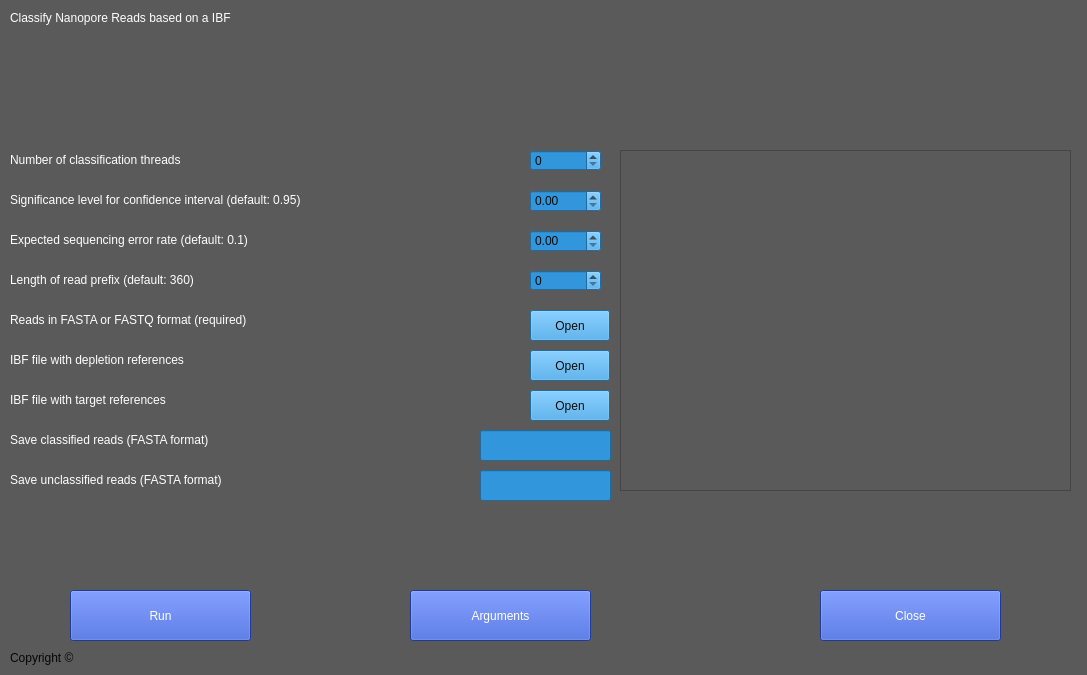
<?xml version="1.0" encoding="UTF-8"?>
<ui version="4.0">
 <class>Classify_mainwindow</class>
 <widget class="QDialog" name="Classify_mainwindow">
  <property name="geometry">
   <rect>
    <x>0</x>
    <y>0</y>
    <width>1087</width>
    <height>675</height>
   </rect>
  </property>
  <property name="maximumSize">
   <size>
    <width>1087</width>
    <height>675</height>
   </size>
  </property>
  <property name="font">
   <font>
    <weight>50</weight>
    <bold>false</bold>
   </font>
  </property>
  <property name="cursor">
   <cursorShape>ArrowCursor</cursorShape>
  </property>
  <property name="mouseTracking">
   <bool>false</bool>
  </property>
  <property name="tabletTracking">
   <bool>false</bool>
  </property>
  <property name="focusPolicy">
   <enum>Qt::NoFocus</enum>
  </property>
  <property name="windowTitle">
   <string>Dialog</string>
  </property>
  <property name="autoFillBackground">
   <bool>false</bool>
  </property>
  <property name="styleSheet">
   <string notr="true">background-color: rgb(90, 90, 90);</string>
  </property>
  <widget class="QLabel" name="label_2">
   <property name="geometry">
    <rect>
     <x>10</x>
     <y>650</y>
     <width>941</width>
     <height>16</height>
    </rect>
   </property>
   <property name="styleSheet">
    <string notr="true">color:rgb(6, 6, 6)</string>
   </property>
   <property name="text">
    <string>Copyright ©</string>
   </property>
  </widget>
  <widget class="QPushButton" name="pushButton_2">
   <property name="geometry">
    <rect>
     <x>1380</x>
     <y>460</y>
     <width>151</width>
     <height>31</height>
    </rect>
   </property>
   <property name="styleSheet">
    <string notr="true">background-color: rgb(46, 81, 204);
color: rgb(255, 255, 255);
font: 75 10pt &quot;MS Shell Dlg 2&quot;;
border-color: rgb(170, 255, 0);</string>
   </property>
   <property name="text">
    <string>Close</string>
   </property>
  </widget>
  <widget class="QPushButton" name="pushButton">
   <property name="geometry">
    <rect>
     <x>1160</x>
     <y>640</y>
     <width>151</width>
     <height>31</height>
    </rect>
   </property>
   <property name="styleSheet">
    <string notr="true">background-color: rgb(46, 81, 204);
color: rgb(255, 255, 255);
font: 75 10pt &quot;MS Shell Dlg 2&quot;;
border-color: rgb(170, 255, 0);</string>
   </property>
   <property name="text">
    <string>Close</string>
   </property>
  </widget>
  <widget class="QLabel" name="label">
   <property name="geometry">
    <rect>
     <x>10</x>
     <y>10</y>
     <width>371</width>
     <height>16</height>
    </rect>
   </property>
   <property name="styleSheet">
    <string notr="true">font: 10pt &quot;MS Shell Dlg 2&quot;;
color:rgb(255, 255, 255)</string>
   </property>
   <property name="text">
    <string>Classify Nanopore Reads based on a IBF</string>
   </property>
  </widget>
  <widget class="QPushButton" name="pushButton_3">
   <property name="geometry">
    <rect>
     <x>820</x>
     <y>590</y>
     <width>181</width>
     <height>51</height>
    </rect>
   </property>
   <property name="styleSheet">
    <string notr="true">background-color: rgb(46, 81, 204);
color: rgb(255, 255, 255);
font: 75 10pt &quot;MS Shell Dlg 2&quot;;
border-color: rgb(170, 255, 0);</string>
   </property>
   <property name="text">
    <string>Close</string>
   </property>
  </widget>
  <widget class="QSpinBox" name="spinBox_3">
   <property name="geometry">
    <rect>
     <x>530</x>
     <y>270</y>
     <width>71</width>
     <height>21</height>
    </rect>
   </property>
   <property name="styleSheet">
    <string notr="true">color: rgb(11, 11, 11);
background-color: rgb(50, 150, 220);</string>
   </property>
   <property name="maximum">
    <number>100000000</number>
   </property>
  </widget>
  <widget class="QPushButton" name="pushButton_4">
   <property name="geometry">
    <rect>
     <x>70</x>
     <y>590</y>
     <width>181</width>
     <height>51</height>
    </rect>
   </property>
   <property name="styleSheet">
    <string notr="true">background-color: rgb(46, 81, 204);
color: rgb(255, 255, 255);
font: 75 10pt &quot;MS Shell Dlg 2&quot;;
border-color: rgb(170, 255, 0);</string>
   </property>
   <property name="text">
    <string>Run</string>
   </property>
  </widget>
  <widget class="QLabel" name="label_5">
   <property name="geometry">
    <rect>
     <x>10</x>
     <y>270</y>
     <width>461</width>
     <height>20</height>
    </rect>
   </property>
   <property name="styleSheet">
    <string notr="true">color: rgb(255, 255, 255);
font: 75 10pt &quot;MS Shell Dlg 2&quot;;</string>
   </property>
   <property name="text">
    <string>Length of read prefix (default: 360)</string>
   </property>
  </widget>
  <widget class="QLabel" name="label_8">
   <property name="geometry">
    <rect>
     <x>10</x>
     <y>350</y>
     <width>461</width>
     <height>20</height>
    </rect>
   </property>
   <property name="styleSheet">
    <string notr="true">color: rgb(255, 255, 255);
font: 75 10pt &quot;MS Shell Dlg 2&quot;;</string>
   </property>
   <property name="text">
    <string>IBF file with depletion references</string>
   </property>
  </widget>
  <widget class="QPushButton" name="pushButton_5">
   <property name="geometry">
    <rect>
     <x>530</x>
     <y>350</y>
     <width>80</width>
     <height>31</height>
    </rect>
   </property>
   <property name="styleSheet">
    <string notr="true">color: rgb(11, 11, 11);
background-color: rgb(50, 150, 220);
font: 75 10pt &quot;MS Shell Dlg 2&quot;;</string>
   </property>
   <property name="text">
    <string>Open</string>
   </property>
  </widget>
  <widget class="QLabel" name="label_3">
   <property name="geometry">
    <rect>
     <x>10</x>
     <y>190</y>
     <width>511</width>
     <height>20</height>
    </rect>
   </property>
   <property name="styleSheet">
    <string notr="true">color: rgb(255, 255, 255);
font: 75 10pt &quot;MS Shell Dlg 2&quot;;</string>
   </property>
   <property name="text">
    <string>Significance level for confidence interval (default: 0.95)</string>
   </property>
  </widget>
  <widget class="QLabel" name="label_7">
   <property name="geometry">
    <rect>
     <x>10</x>
     <y>310</y>
     <width>461</width>
     <height>20</height>
    </rect>
   </property>
   <property name="styleSheet">
    <string notr="true">color: rgb(255, 255, 255);
font: 75 10pt &quot;MS Shell Dlg 2&quot;;</string>
   </property>
   <property name="text">
    <string>Reads in FASTA or FASTQ format (required)</string>
   </property>
  </widget>
  <widget class="QLabel" name="label_4">
   <property name="geometry">
    <rect>
     <x>10</x>
     <y>230</y>
     <width>461</width>
     <height>20</height>
    </rect>
   </property>
   <property name="styleSheet">
    <string notr="true">color: rgb(255, 255, 255);
font: 75 10pt &quot;MS Shell Dlg 2&quot;;</string>
   </property>
   <property name="text">
    <string>Expected sequencing error rate (default: 0.1)</string>
   </property>
  </widget>
  <widget class="QPushButton" name="pushButton_6">
   <property name="geometry">
    <rect>
     <x>530</x>
     <y>310</y>
     <width>80</width>
     <height>31</height>
    </rect>
   </property>
   <property name="styleSheet">
    <string notr="true">color: rgb(11, 11, 11);
background-color: rgb(50, 150, 220);
font: 75 10pt &quot;MS Shell Dlg 2&quot;;</string>
   </property>
   <property name="text">
    <string>Open</string>
   </property>
  </widget>
  <widget class="QPushButton" name="pushButton_7">
   <property name="geometry">
    <rect>
     <x>410</x>
     <y>590</y>
     <width>181</width>
     <height>51</height>
    </rect>
   </property>
   <property name="styleSheet">
    <string notr="true">background-color: rgb(46, 81, 204);
color: rgb(255, 255, 255);
font: 75 10pt &quot;MS Shell Dlg 2&quot;;
border-color: rgb(170, 255, 0);</string>
   </property>
   <property name="text">
    <string>Arguments</string>
   </property>
  </widget>
  <widget class="QLabel" name="label_9">
   <property name="geometry">
    <rect>
     <x>10</x>
     <y>390</y>
     <width>461</width>
     <height>20</height>
    </rect>
   </property>
   <property name="styleSheet">
    <string notr="true">color: rgb(255, 255, 255);
font: 75 10pt &quot;MS Shell Dlg 2&quot;;</string>
   </property>
   <property name="text">
    <string>IBF file with target references</string>
   </property>
  </widget>
  <widget class="QPushButton" name="pushButton_8">
   <property name="geometry">
    <rect>
     <x>530</x>
     <y>390</y>
     <width>80</width>
     <height>31</height>
    </rect>
   </property>
   <property name="styleSheet">
    <string notr="true">color: rgb(11, 11, 11);
background-color: rgb(50, 150, 220);
font: 75 10pt &quot;MS Shell Dlg 2&quot;;</string>
   </property>
   <property name="text">
    <string>Open</string>
   </property>
  </widget>
  <widget class="QLabel" name="label_10">
   <property name="geometry">
    <rect>
     <x>10</x>
     <y>430</y>
     <width>461</width>
     <height>20</height>
    </rect>
   </property>
   <property name="styleSheet">
    <string notr="true">color: rgb(255, 255, 255);
font: 75 10pt &quot;MS Shell Dlg 2&quot;;</string>
   </property>
   <property name="text">
    <string>Save classified reads (FASTA format)</string>
   </property>
  </widget>
  <widget class="QLabel" name="label_11">
   <property name="geometry">
    <rect>
     <x>10</x>
     <y>470</y>
     <width>461</width>
     <height>20</height>
    </rect>
   </property>
   <property name="styleSheet">
    <string notr="true">color: rgb(255, 255, 255);
font: 75 10pt &quot;MS Shell Dlg 2&quot;;</string>
   </property>
   <property name="text">
    <string>Save unclassified reads (FASTA format)</string>
   </property>
  </widget>
  <widget class="QLabel" name="label_6">
   <property name="geometry">
    <rect>
     <x>10</x>
     <y>150</y>
     <width>511</width>
     <height>20</height>
    </rect>
   </property>
   <property name="styleSheet">
    <string notr="true">color: rgb(255, 255, 255);
font: 75 10pt &quot;MS Shell Dlg 2&quot;;</string>
   </property>
   <property name="text">
    <string>Number of classification threads</string>
   </property>
  </widget>
  <widget class="QSpinBox" name="spinBox_4">
   <property name="geometry">
    <rect>
     <x>530</x>
     <y>150</y>
     <width>71</width>
     <height>21</height>
    </rect>
   </property>
   <property name="styleSheet">
    <string notr="true">color: rgb(11, 11, 11);
background-color: rgb(50, 150, 220);</string>
   </property>
  </widget>
  <widget class="QDoubleSpinBox" name="doubleSpinBox">
   <property name="geometry">
    <rect>
     <x>530</x>
     <y>190</y>
     <width>71</width>
     <height>22</height>
    </rect>
   </property>
   <property name="styleSheet">
    <string notr="true">color: rgb(11, 11, 11);
background-color: rgb(50, 150, 220);</string>
   </property>
  </widget>
  <widget class="QDoubleSpinBox" name="doubleSpinBox_2">
   <property name="geometry">
    <rect>
     <x>530</x>
     <y>230</y>
     <width>71</width>
     <height>22</height>
    </rect>
   </property>
   <property name="styleSheet">
    <string notr="true">color: rgb(11, 11, 11);
background-color: rgb(50, 150, 220);</string>
   </property>
  </widget>
  <widget class="QTextEdit" name="text1">
   <property name="geometry">
    <rect>
     <x>620</x>
     <y>150</y>
     <width>451</width>
     <height>341</height>
    </rect>
   </property>
   <property name="styleSheet">
    <string notr="true">color: rgb(255, 255, 255);
font: 75 10pt &quot;MS Shell Dlg 2&quot;;</string>
   </property>
   <property name="html">
    <string>&lt;!DOCTYPE HTML PUBLIC &quot;-//W3C//DTD HTML 4.0//EN&quot; &quot;http://www.w3.org/TR/REC-html40/strict.dtd&quot;&gt;
&lt;html&gt;&lt;head&gt;&lt;meta name=&quot;qrichtext&quot; content=&quot;1&quot; /&gt;&lt;style type=&quot;text/css&quot;&gt;
p, li { white-space: pre-wrap; }
&lt;/style&gt;&lt;/head&gt;&lt;body style=&quot; font-family:'MS Shell Dlg 2'; font-size:10pt; font-weight:72; font-style:normal;&quot;&gt;
&lt;p style=&quot;-qt-paragraph-type:empty; margin-top:0px; margin-bottom:0px; margin-left:0px; margin-right:0px; -qt-block-indent:0; text-indent:0px;&quot;&gt;&lt;br /&gt;&lt;/p&gt;&lt;/body&gt;&lt;/html&gt;</string>
   </property>
  </widget>
  <widget class="QLineEdit" name="lineEdit_3">
   <property name="geometry">
    <rect>
     <x>480</x>
     <y>430</y>
     <width>131</width>
     <height>31</height>
    </rect>
   </property>
   <property name="styleSheet">
    <string notr="true">color: rgb(11, 11, 11);
background-color: rgb(50, 150, 220);
font: 75 10pt &quot;MS Shell Dlg 2&quot;;</string>
   </property>
   <property name="text">
    <string/>
   </property>
  </widget>
  <widget class="QLineEdit" name="lineEdit_4">
   <property name="geometry">
    <rect>
     <x>480</x>
     <y>470</y>
     <width>131</width>
     <height>31</height>
    </rect>
   </property>
   <property name="styleSheet">
    <string notr="true">color: rgb(11, 11, 11);
background-color: rgb(50, 150, 220);
font: 75 10pt &quot;MS Shell Dlg 2&quot;;</string>
   </property>
   <property name="text">
    <string/>
   </property>
  </widget>
 </widget>
 <resources/>
 <connections/>
</ui>
